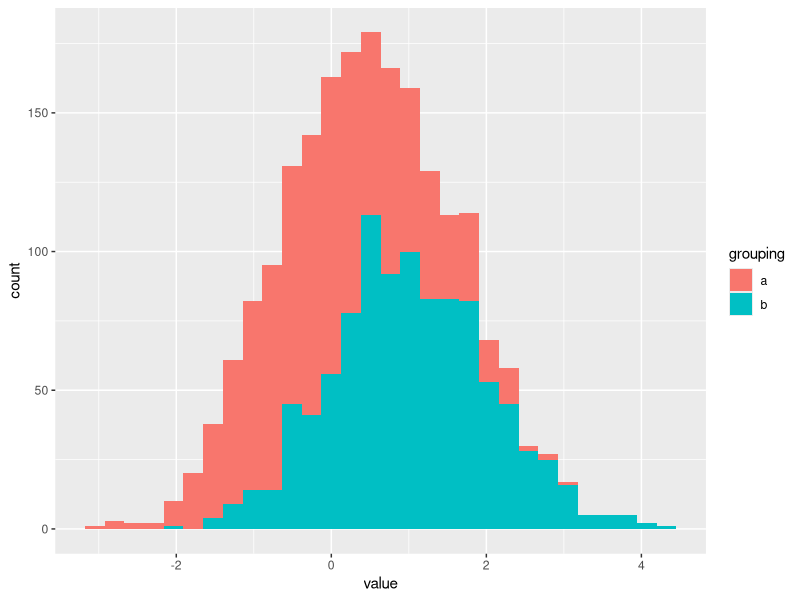
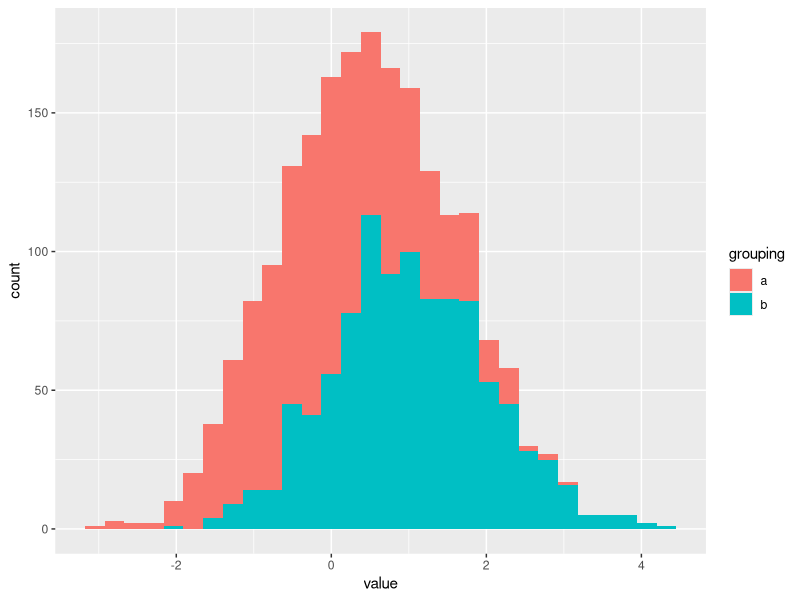
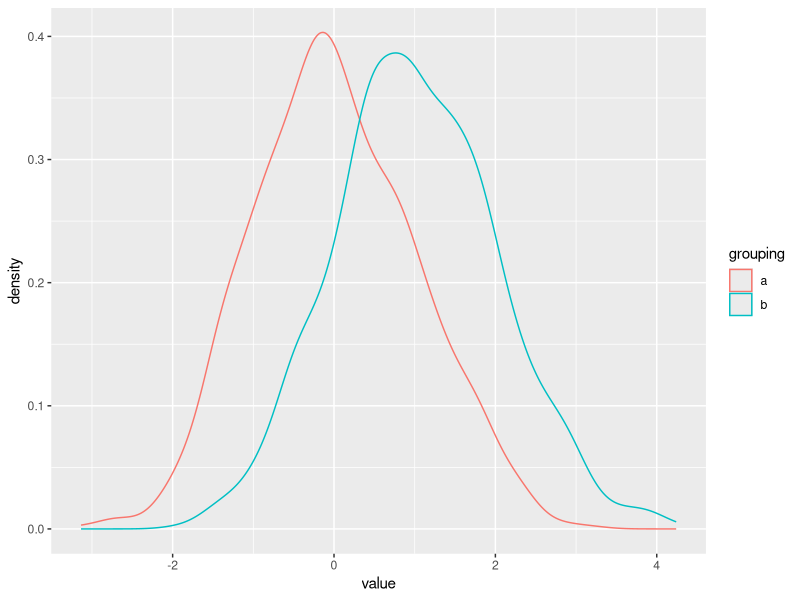
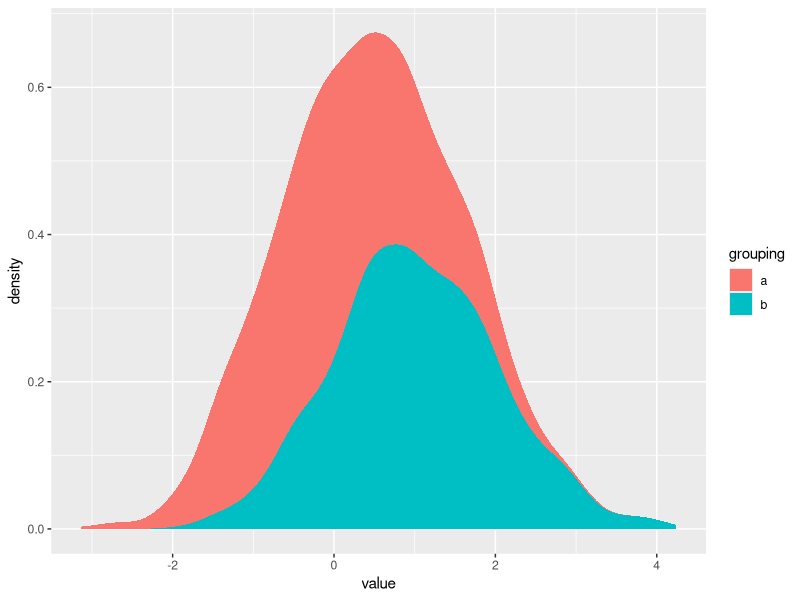
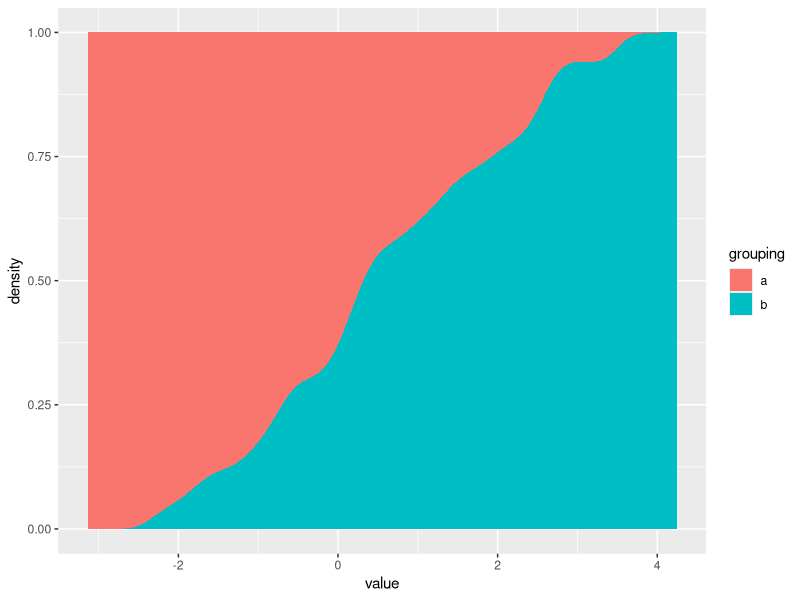

Generate these figures, in order, with R:
## ---- chunk 1
library(ggplot2)
library(dplyr)
library(tidyr)
## ---- chunk 2
samples = data.frame(a=rnorm(1000, mean=0), b=rnorm(1000, mean=1))
melt_samples = samples %>% gather(grouping, value)
## ---- chunk 3
melt_samples %>% ggplot(aes(x=value)) + geom_histogram(aes(fill=grouping))
## ---- chunk 4
melt_samples %>% ggplot(aes(x=value)) + stat_bin(aes(fill=grouping))
## ---- chunk 5
melt_samples %>% ggplot(aes(x=value)) + geom_density(aes(color=grouping))
## ---- chunk 6
melt_samples %>% ggplot(aes(x=value)) + stat_density(aes(fill=grouping))
## ---- chunk 7
melt_samples %>% ggplot(aes(x=value)) + stat_density(aes(fill=grouping), position='fill')
